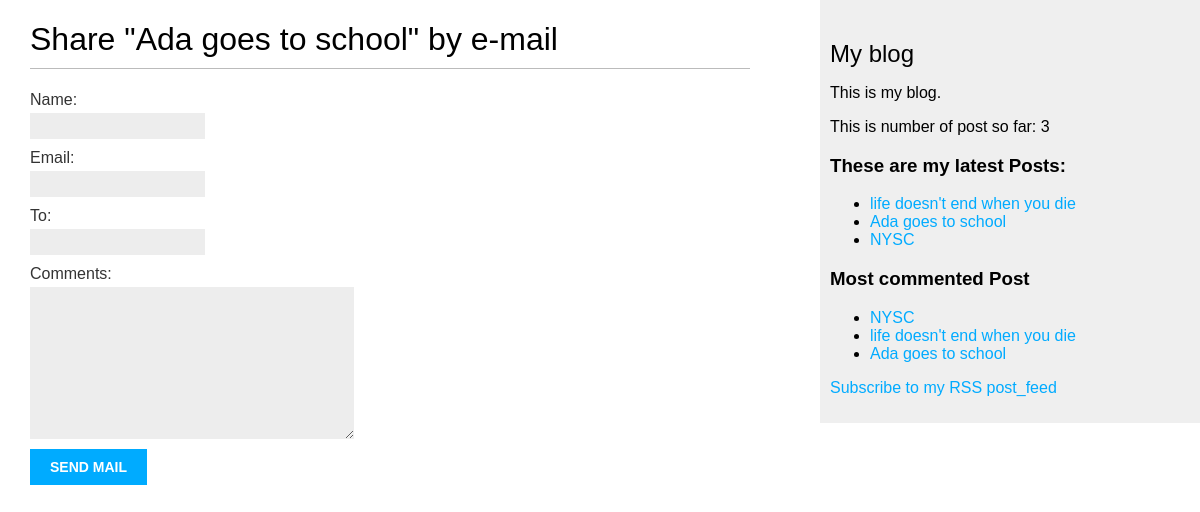
/blog/2/share/, run on an earlier commit of the app's database.
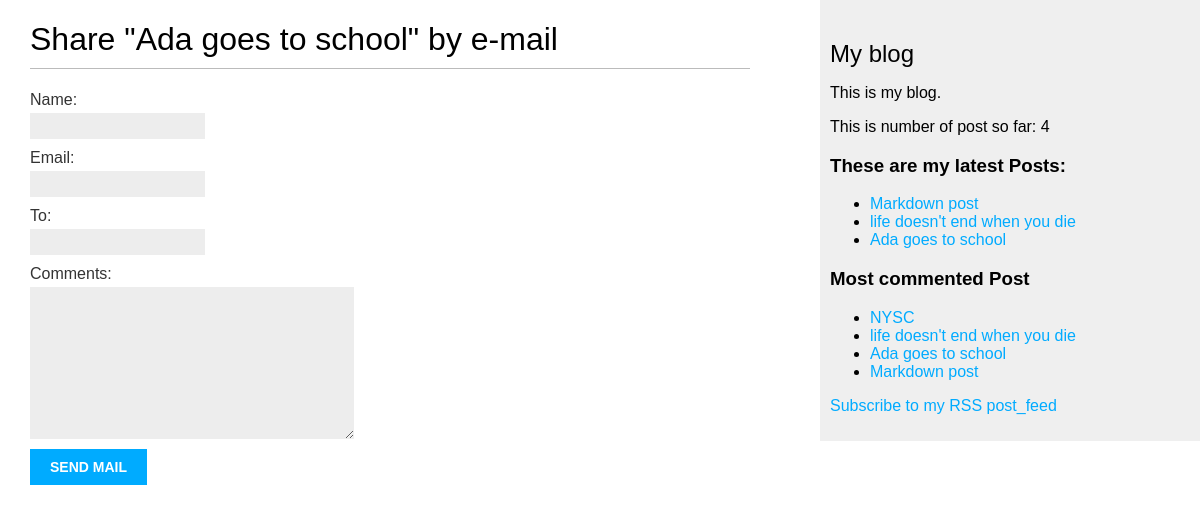
And on a later commit of the database.
### blog/models.py (models this page shows, shortened)
class Post(models.Model):
    class Status(models.TextChoices):
        DRAFT = 'DF', 'Draft'
        PUBLISHED = 'PB', 'Published'
    title = models.CharField(max_length=250)
    slug = models.SlugField(
        max_length=250,
        unique_for_date="publish")
    author = models.ForeignKey(
        settings.AUTH_USER_MODEL, #if any author is deleted all his post will be deleted
        on_delete = models.CASCADE,
        related_name = 'blog_posts')
    body = models.TextField()
    publish = models.DateTimeField(default=timezone.now)
    created = models.DateTimeField(auto_now_add= True)
    updated = models.DateTimeField(auto_now= True)
    status = models.CharField(
        max_length = 2,
        choices= Status,
        default = Status.DRAFT
    )
    objects = models.Manager() # this is our default manager, it gets called even if it doesn't get called
    published = PublishedManager()
    tags = TaggableManager()
    class Meta:
        ordering = ['-publish']
        indexes = [
            models.Index(fields = ['-publish']),
        ]
    def get_absolute_url(self):
        return reverse(
            "blog:post_detail",
            args= [
                self.publish.year,
                self.publish.month,
                self.publish.day,
                self.slug
                ]
            )

### blog/views.py (the view)
# urls.py: path("<int:post_id>/share/", views.post_share, name="post_share"),
def post_share(request, post_id):
    post = get_object_or_404(
        Post,
        id = post_id,
        status = Post.Status.PUBLISHED
    )
    sent = False
    if request.method == "POST":
        form = EmailPostForm(request.POST)
        if form.is_valid():
            cleanData = form.cleaned_data
            post_url = request.build_absolute_uri(
                post.get_absolute_url()
            )
            subject = (
                f"{cleanData['name']} ({cleanData['email']})"
                f"recommends you to read {post.title}"
            )
            message = (
                f"Read {post.title} at {post_url}\n\n"
                f"{cleanData['name']}\'s comments: {cleanData['comments']}"
            )
            send_mail(
                subject=subject,
                message= message,
                from_email= None,
                fail_silently= False,
                recipient_list=[cleanData['to']]
            )
            sent = True
    else:
        form = EmailPostForm()
    return render(
        request,
        "blog/post/share.html",
        {"post": post,
         "form": form,
         "sent": sent}
    )

### blog/forms.py
class EmailPostForm(forms.Form):
    name = forms.CharField(max_length=25)
    email = forms.EmailField()
    to = forms.EmailField()
    comments = forms.CharField(
        required=False,
        widget=forms.Textarea
    )

### blog/models.py (called while the page is built)
    def get_queryset(self):
        return(
            super().get_queryset().filter(status = Post.Status.PUBLISHED)
        )

### blog/templatetags/blog_tags.py (called while the page is built)
@register.simple_tag
def total_posts():
    return Post.published.count()

@register.simple_tag
def get_most_commented_post(count = 5):
    return Post.published.annotate(
        total_comments = Count("comments")
    ).order_by("-total_comments")[:count]

@register.inclusion_tag('blog/post/latest_posts.html')
def show_latest_posts(count = 5):
    latest_posts = Post.published.order_by("-publish")[:count]
    return {"latest_posts": latest_posts}

### blog/templates/blog/post/share.html (shortened to what this page needs)
{% extends 'blog/base.html' %}
{% block content %}
    {% if sent %}
        <h1>The Email has been sent succesfully!</h1>
        <p>"{{post.title}}" was successfuly sent to {{form.cleaned_data.to}}</p>
    {% else %}
        <h1>Share "{{ post.title }}" by e-mail</h1>
        <form method = "post">
            {{form.as_p}}
            <input type="submit" value="send mail">
        </form>
    {% endif %}
{% endblock %}

### blog/templates/blog/base.html (shortened to what this page needs)
{% load blog_tags %}
{% load static %}
<!DOCTYPE html>
<html>
<head>
    <link href="{% static "css/blog.css" %}" rel="stylesheet">
</head>
<body>
    <div id="content">
        {% block content %} {% endblock %}
    </div>
    <div id="sidebar">
        <h2>My blog</h2>
        <p>This is my blog.</p>
        <p>This is number of post so far: {% total_posts %}</p>
        <h3>These are my latest Posts: </h3>
        {% show_latest_posts 3 %}
        <h3>Most commented Post</h3>
        {% get_most_commented_post as most_commented_posts %}
        <ul>
            {% for post in most_commented_posts  %}
                <li>
                    <a href="{{ post.get_absolute_url }}"> {{ post.title }}</a>
                </li>
            {% endfor %}
        </ul>
         <P>
            <a href= "{% url "blog:post_feed" %}">
                Subscribe to my RSS post_feed
            </a>
        </P>
    </div>
</body>
</html>

### blog/templates/blog/post/latest_posts.html
<ul>
    {% for post in latest_posts %}
        <li>
            <a href="{{ post.get_absolute_url }}">{{ post.title }}</a
        </li>
    {% endfor %}
</ul>

What changed in the data, as far as the page shows it:
no longer on one of the page's lists (row unchanged): Post: title "NYSC"
added Post: title "Markdown post"
Also different on the page:
text no longer shown: "3"
text now shown: "4"
